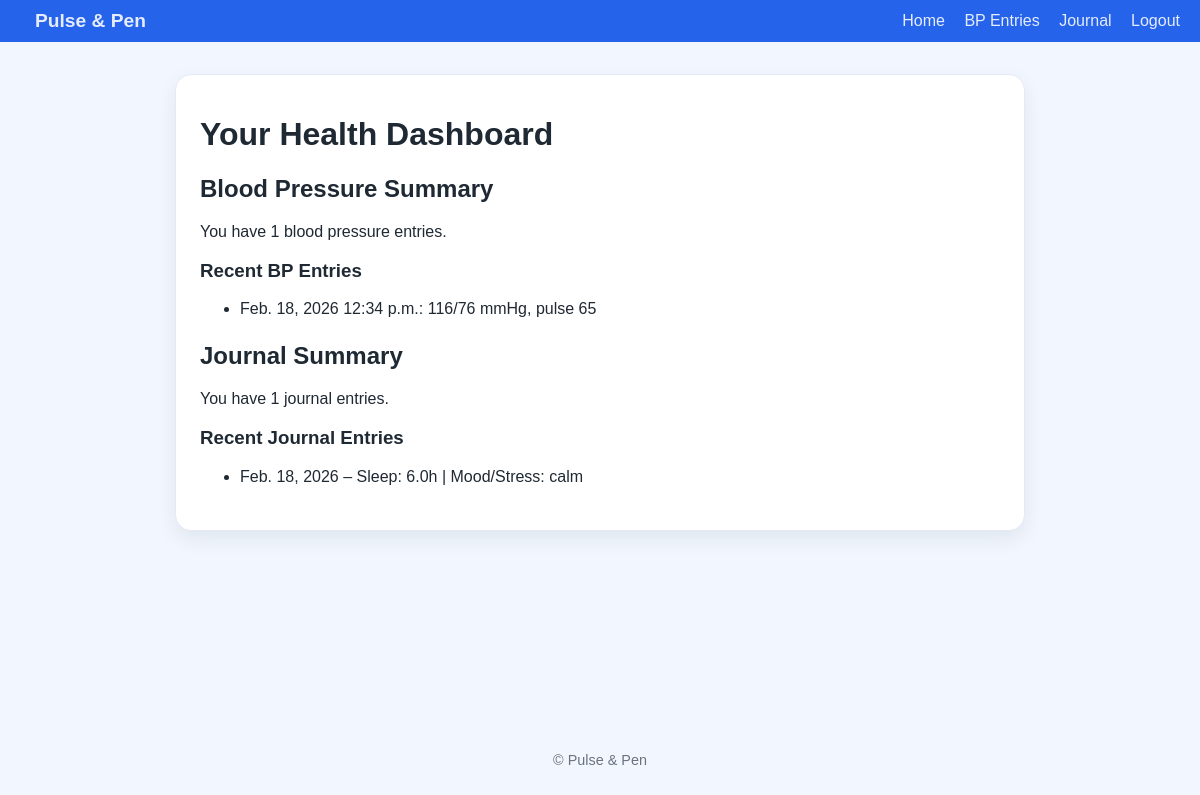
The app's page / (signed in) with its own data.
### heartline/models.py (models this page shows, shortened)
class BPEntry(models.Model):
    user = models.ForeignKey(User, on_delete=models.CASCADE)
    date = models.DateField()
    time = models.TimeField()
    systolic = models.IntegerField()
    diastolic = models.IntegerField()
    pulse = models.IntegerField()
    note = models.TextField(blank=True, null=True)

class JournalEntry(models.Model):
    user = models.ForeignKey(
        User,
        on_delete=models.CASCADE,
        related_name='journal_entries'
    )
    date = models.DateField()
    sleep_hours = models.DecimalField(
        max_digits=4,
        decimal_places=1,
        blank=True,
        null=True,
        help_text="Hours of sleep, e.g. 7.5"
    )
    sleep_quality = models.CharField(
        max_length=50,
        blank=True,
        help_text="Short description or rating of sleep quality"
    )
    exercise_type = models.CharField(
        max_length=100,
        blank=True,
        help_text="Type of exercise, e.g. walking, running"
    )
    exercise_duration = models.IntegerField(
        blank=True,
        null=True,
        help_text="Duration of exercise in minutes"
    )
    diet_notes = models.TextField(
        blank=True,
        help_text="Notes about meals or diet for the day"
    )
    mood_stress_level = models.CharField(
        max_length=50,
        blank=True,
        help_text="Mood/stress description, e.g. 'calm', 'stressed'"
    )

### heartline/views.py (the view)
# urls.py: path('', DashboardView.as_view(), name='home'),
class DashboardView(LoginRequiredMixin, TemplateView):
    template_name = 'heartline/dashboard.html'
    login_url = 'login'
    def get_context_data(self, **kwargs):
        context = super().get_context_data(**kwargs)
        user = self.request.user
        bp_qs = BPEntry.objects.filter(user=user).order_by('-date', '-time')
        context['bp_count'] = bp_qs.count()
        context['recent_bp_entries'] = bp_qs[:5]
        journal_qs = JournalEntry.objects.filter(user=user).order_by('-date')
        context['journal_count'] = journal_qs.count()
        context['recent_journal_entries'] = journal_qs[:5]
        return context

### heartline/templates/heartline/dashboard.html
{% extends 'heartline/base.html' %}
{% block content %}
    <h1 class="auth-title">Your Health Dashboard</h1>
    <section class="container-section">
        <h2>Blood Pressure Summary</h2>
        <p>You have {{ bp_count }} blood pressure entries.</p>
        {% if recent_bp_entries %}
            <h3>Recent BP Entries</h3>
            <ul>
                {% for entry in recent_bp_entries %}
                    <li>
                        {{ entry.date }} {{ entry.time }}:
                        {{ entry.systolic }}/{{ entry.diastolic }} mmHg, pulse {{ entry.pulse }}
                    </li>
                {% endfor %}
            </ul>
        {% else %}
            <p>No BP entries yet. <a href="{% url 'bpentry-create' %}">Add one</a>.</p>
        {% endif %}
    </section>
    <section class="container-section" style="margin-top: 24px;">
        <h2>Journal Summary</h2>
        <p>You have {{ journal_count }} journal entries.</p>
        {% if recent_journal_entries %}
            <h3>Recent Journal Entries</h3>
            <ul>
                {% for entry in recent_journal_entries %}
                    <li>
                        {{ entry.date }} –
                        {% if entry.sleep_hours %}Sleep: {{ entry.sleep_hours }}h{% endif %}
                        {% if entry.mood_stress_level %} | Mood/Stress: {{ entry.mood_stress_level }}{% endif %}
                    </li>
                {% endfor %}
            </ul>
        {% else %}
            <p>No journal entries yet. <a href="{% url 'journalentry-create' %}">Add one</a>.</p>
        {% endif %}
    </section>
{% endblock %}

### heartline/static/heartline/css/style.css (style rules this page uses)
body { margin: 0; font-family: Arial, sans-serif; background-color: #f2f7ff; color: #1f2933; min-height: 100vh; display: flex; flex-direction: column; }

### records on screen
BPEntry: date "Feb. 18, 2026", time "12:34 p.m.", systolic "116", diastolic "76", pulse "65"
JournalEntry: date "Feb. 18, 2026", sleep_hours "6.0", mood_stress_level "calm"

### other values on screen
{{ bp_count }} "1"
{{ journal_count }} "1"
